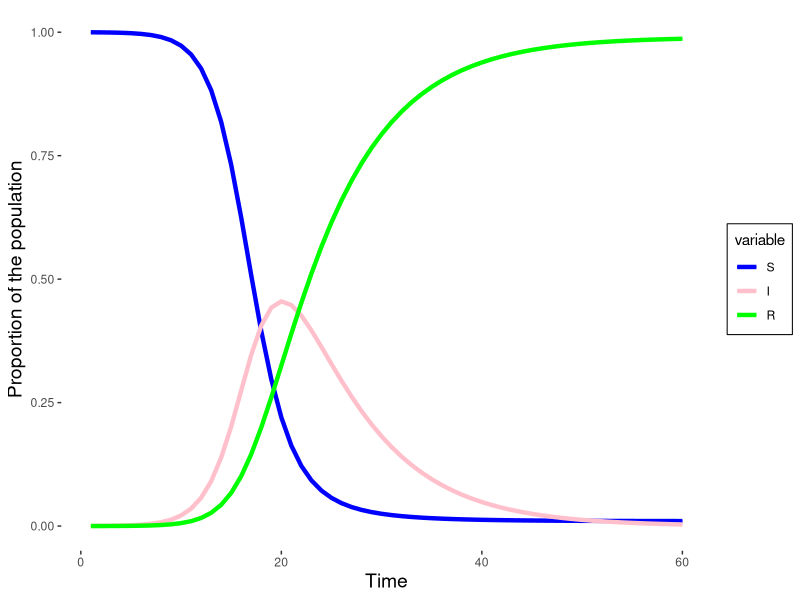

R code for this plot:
#Load required libraries
library(ggplot2)
library(deSolve)
library(reshape2)

# Variable inputs

init_variable_values=c(S=9998,I=2,R=0)
parameters=c(gamma=0.143,beta=0.666)

# Time points

time=seq(from=1,to=60,by=1)

# SIR model function 

sir_model <- function(time,state,parameters){
  with(as.list(c(state,parameters)),{
    N=S+I+R
    tau=beta*(I/N) 
    dS=-tau*S
    dI=tau*S-gamma*I
    dR=gamma*I
    
    return(list(c(dS,dI,dR)))
  }
  )
}


#Solving SIR model
output<-as.data.frame(ode(y=init_variable_values,func = sir_model,parms=parameters,times = time))

 out_long=melt(output,id="time")
 # To plot the susceptible, infectious and recovered population over time
 ggplot(data = out_long,          
      aes(x = time, y = value/10000, colour = variable, group = variable)) +  
  geom_line() +xlab("Time")+ylab("Proportion of the population")+geom_line(size=1.5)+scale_color_manual(values=c('blue', 'pink', 'green')) +
  theme(
    panel.background = element_rect(fill='transparent'),
    plot.background = element_rect(fill='transparent', color=NA),
    panel.grid.major = element_blank(),
    panel.grid.minor = element_blank(),
    legend.background = element_rect(fill='transparent'),
    legend.box.background = element_rect(fill='transparent'),
    axis.title.x = element_text(size = 14),  # Change x-axis label font size
    axis.title.y = element_text(size = 14)   # Change y-axis label font size
  )

 
